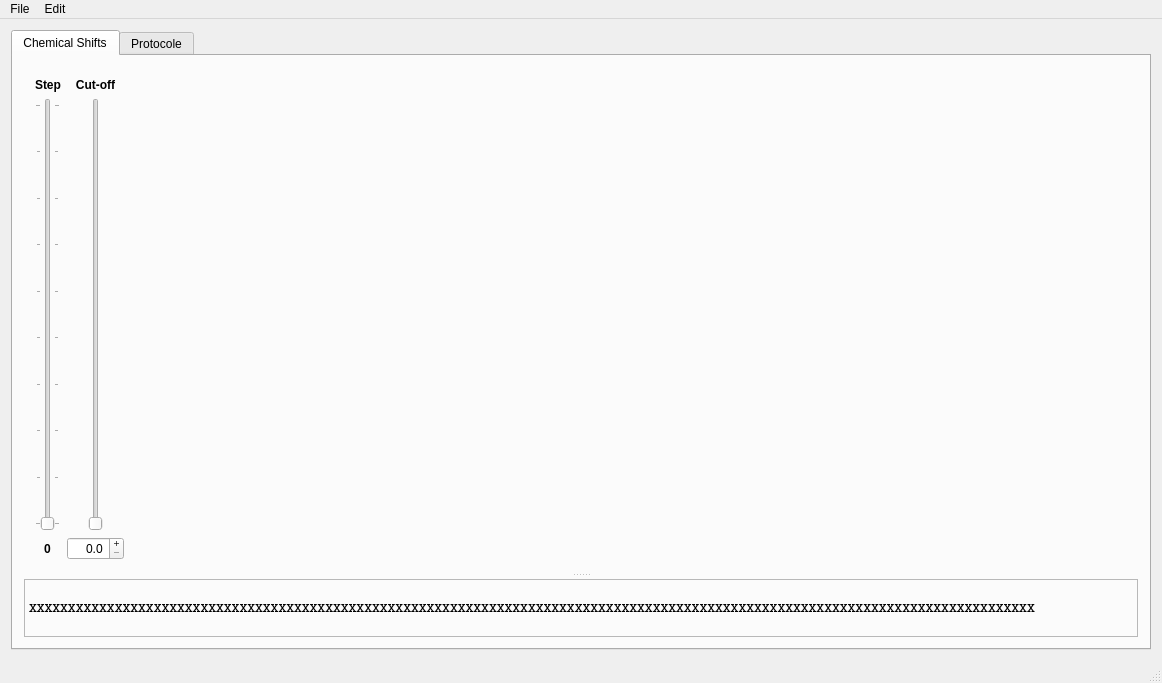
<?xml version="1.0" encoding="UTF-8"?>
<ui version="4.0">
 <class>MainWindow</class>
 <widget class="QMainWindow" name="MainWindow">
  <property name="geometry">
   <rect>
    <x>0</x>
    <y>0</y>
    <width>1162</width>
    <height>683</height>
   </rect>
  </property>
  <property name="windowTitle">
   <string>MainWindow</string>
  </property>
  <widget class="QWidget" name="centralWidget">
   <layout class="QGridLayout" name="gridLayout_4">
    <item row="0" column="0">
     <layout class="QHBoxLayout" name="horizontalLayout">
      <item>
       <widget class="QTabWidget" name="tabs">
        <property name="enabled">
         <bool>true</bool>
        </property>
        <property name="tabPosition">
         <enum>QTabWidget::North</enum>
        </property>
        <property name="tabShape">
         <enum>QTabWidget::Rounded</enum>
        </property>
        <property name="currentIndex">
         <number>0</number>
        </property>
        <property name="documentMode">
         <bool>false</bool>
        </property>
        <widget class="QWidget" name="chemshiftTab">
         <property name="enabled">
          <bool>true</bool>
         </property>
         <property name="sizePolicy">
          <sizepolicy hsizetype="Fixed" vsizetype="Preferred">
           <horstretch>0</horstretch>
           <verstretch>0</verstretch>
          </sizepolicy>
         </property>
         <property name="cursor">
          <cursorShape>ArrowCursor</cursorShape>
         </property>
         <property name="contextMenuPolicy">
          <enum>Qt::PreventContextMenu</enum>
         </property>
         <attribute name="title">
          <string>Chemical Shifts</string>
         </attribute>
         <layout class="QVBoxLayout" name="verticalLayout_3">
          <item>
           <layout class="QGridLayout" name="gridLayout_5">
            <item row="0" column="0">
             <widget class="QSplitter" name="splitter">
              <property name="frameShape">
               <enum>QFrame::NoFrame</enum>
              </property>
              <property name="orientation">
               <enum>Qt::Vertical</enum>
              </property>
              <property name="handleWidth">
               <number>8</number>
              </property>
              <widget class="QWidget" name="graphContainer" native="true">
               <layout class="QHBoxLayout" name="horizontalLayout_3">
                <item>
                 <layout class="QGridLayout" name="sliders_layout" rowstretch="0,0,0,0">
                  <property name="sizeConstraint">
                   <enum>QLayout::SetMinimumSize</enum>
                  </property>
                  <item row="1" column="1">
                   <widget class="QLabel" name="label_4">
                    <property name="font">
                     <font>
                      <weight>75</weight>
                      <bold>true</bold>
                     </font>
                    </property>
                    <property name="text">
                     <string>Cut-off</string>
                    </property>
                    <property name="alignment">
                     <set>Qt::AlignCenter</set>
                    </property>
                   </widget>
                  </item>
                  <item row="3" column="1">
                   <widget class="QDoubleSpinBox" name="cutoffSpinBox">
                    <property name="sizePolicy">
                     <sizepolicy hsizetype="Fixed" vsizetype="Fixed">
                      <horstretch>0</horstretch>
                      <verstretch>0</verstretch>
                     </sizepolicy>
                    </property>
                    <property name="wrapping">
                     <bool>false</bool>
                    </property>
                    <property name="frame">
                     <bool>true</bool>
                    </property>
                    <property name="alignment">
                     <set>Qt::AlignRight|Qt::AlignTrailing|Qt::AlignVCenter</set>
                    </property>
                    <property name="buttonSymbols">
                     <enum>QAbstractSpinBox::PlusMinus</enum>
                    </property>
                    <property name="accelerated">
                     <bool>true</bool>
                    </property>
                    <property name="showGroupSeparator" stdset="0">
                     <bool>false</bool>
                    </property>
                    <property name="decimals">
                     <number>1</number>
                    </property>
                    <property name="singleStep">
                     <double>0.500000000000000</double>
                    </property>
                   </widget>
                  </item>
                  <item row="3" column="0" alignment="Qt::AlignHCenter">
                   <widget class="QLabel" name="stepLabel">
                    <property name="font">
                     <font>
                      <weight>75</weight>
                      <bold>true</bold>
                     </font>
                    </property>
                    <property name="text">
                     <string>0</string>
                    </property>
                    <property name="alignment">
                     <set>Qt::AlignCenter</set>
                    </property>
                   </widget>
                  </item>
                  <item row="1" column="0" alignment="Qt::AlignTop">
                   <widget class="QLabel" name="label_3">
                    <property name="font">
                     <font>
                      <weight>75</weight>
                      <bold>true</bold>
                     </font>
                    </property>
                    <property name="text">
                     <string>Step</string>
                    </property>
                    <property name="scaledContents">
                     <bool>false</bool>
                    </property>
                    <property name="alignment">
                     <set>Qt::AlignCenter</set>
                    </property>
                   </widget>
                  </item>
                  <item row="2" column="1" alignment="Qt::AlignHCenter">
                   <widget class="QSlider" name="cutoffSlider">
                    <property name="cursor">
                     <cursorShape>OpenHandCursor</cursorShape>
                    </property>
                    <property name="toolTip">
                     <string>&lt;html&gt;&lt;head/&gt;&lt;body&gt;&lt;p&gt;Set cut-off&lt;/p&gt;&lt;/body&gt;&lt;/html&gt;</string>
                    </property>
                    <property name="statusTip">
                     <string>Cut-off</string>
                    </property>
                    <property name="layoutDirection">
                     <enum>Qt::LeftToRight</enum>
                    </property>
                    <property name="pageStep">
                     <number>10</number>
                    </property>
                    <property name="value">
                     <number>0</number>
                    </property>
                    <property name="sliderPosition">
                     <number>0</number>
                    </property>
                    <property name="orientation">
                     <enum>Qt::Vertical</enum>
                    </property>
                    <property name="invertedAppearance">
                     <bool>false</bool>
                    </property>
                   </widget>
                  </item>
                  <item row="2" column="0" alignment="Qt::AlignHCenter">
                   <widget class="QSlider" name="stepSlider">
                    <property name="cursor">
                     <cursorShape>OpenHandCursor</cursorShape>
                    </property>
                    <property name="mouseTracking">
                     <bool>false</bool>
                    </property>
                    <property name="toolTip">
                     <string>&lt;html&gt;&lt;head/&gt;&lt;body&gt;&lt;p&gt;Set titration step to view chemical shifts variations&lt;/p&gt;&lt;/body&gt;&lt;/html&gt;</string>
                    </property>
                    <property name="statusTip">
                     <string>Step</string>
                    </property>
                    <property name="layoutDirection">
                     <enum>Qt::LeftToRight</enum>
                    </property>
                    <property name="minimum">
                     <number>1</number>
                    </property>
                    <property name="maximum">
                     <number>10</number>
                    </property>
                    <property name="tracking">
                     <bool>true</bool>
                    </property>
                    <property name="orientation">
                     <enum>Qt::Vertical</enum>
                    </property>
                    <property name="tickPosition">
                     <enum>QSlider::TicksBothSides</enum>
                    </property>
                    <property name="tickInterval">
                     <number>1</number>
                    </property>
                   </widget>
                  </item>
                 </layout>
                </item>
                <item>
                 <widget class="QChartView" name="chartview" native="true">
                  <property name="sizePolicy">
                   <sizepolicy hsizetype="Preferred" vsizetype="Preferred">
                    <horstretch>10</horstretch>
                    <verstretch>0</verstretch>
                   </sizepolicy>
                  </property>
                 </widget>
                </item>
               </layout>
              </widget>
              <widget class="QLabel" name="label_2">
               <property name="font">
                <font>
                 <family>Courier</family>
                 <pointsize>10</pointsize>
                 <weight>75</weight>
                 <bold>true</bold>
                </font>
               </property>
               <property name="frameShape">
                <enum>QFrame::StyledPanel</enum>
               </property>
               <property name="frameShadow">
                <enum>QFrame::Sunken</enum>
               </property>
               <property name="text">
                <string>XXXXXXXXXXXXXXXXXXXXXXXXXXXXXXXXXXXXXXXXXXXXXXXXXXXXXXXXXXXXXXXXXXXXXXXXXXXXXXXXXXXXXXXXXXXXXXXXXXXXXXXXXXXXXXXXXXXXXXXXXXXXXXXXX</string>
               </property>
               <property name="wordWrap">
                <bool>true</bool>
               </property>
               <property name="margin">
                <number>10</number>
               </property>
              </widget>
             </widget>
            </item>
           </layout>
          </item>
         </layout>
        </widget>
        <widget class="QWidget" name="protocoleTab">
         <attribute name="title">
          <string>Protocole</string>
         </attribute>
         <layout class="QVBoxLayout" name="verticalLayout_4">
          <item>
           <layout class="QGridLayout" name="gridLayout" rowstretch="1,10,10,0" columnstretch="4,2,3">
            <item row="0" column="1">
             <widget class="QGroupBox" name="groupBox_2">
              <property name="title">
               <string>Initial Volumes (µL)</string>
              </property>
              <property name="alignment">
               <set>Qt::AlignLeading|Qt::AlignLeft|Qt::AlignVCenter</set>
              </property>
              <property name="flat">
               <bool>false</bool>
              </property>
              <layout class="QVBoxLayout" name="verticalLayout_5">
               <item>
                <layout class="QFormLayout" name="formLayout_6">
                 <property name="fieldGrowthPolicy">
                  <enum>QFormLayout::AllNonFixedFieldsGrow</enum>
                 </property>
                 <property name="labelAlignment">
                  <set>Qt::AlignRight|Qt::AlignTop|Qt::AlignTrailing</set>
                 </property>
                 <property name="formAlignment">
                  <set>Qt::AlignHCenter|Qt::AlignTop</set>
                 </property>
                 <property name="horizontalSpacing">
                  <number>6</number>
                 </property>
                 <property name="leftMargin">
                  <number>0</number>
                 </property>
                 <property name="topMargin">
                  <number>0</number>
                 </property>
                 <property name="rightMargin">
                  <number>0</number>
                 </property>
                 <property name="bottomMargin">
                  <number>0</number>
                 </property>
                 <item row="0" column="0">
                  <widget class="QLabel" name="analyteVolumeLabel_2">
                   <property name="text">
                    <string>Analyte</string>
                   </property>
                  </widget>
                 </item>
                 <item row="0" column="1">
                  <widget class="QDoubleSpinBox" name="analyteInitialVolume">
                   <property name="prefix">
                    <string/>
                   </property>
                   <property name="suffix">
                    <string> µL</string>
                   </property>
                   <property name="minimum">
                    <double>1.000000000000000</double>
                   </property>
                  </widget>
                 </item>
                 <item row="1" column="0">
                  <widget class="QLabel" name="totalVolumeLabel_2">
                   <property name="text">
                    <string>Total</string>
                   </property>
                  </widget>
                 </item>
                 <item row="1" column="1">
                  <widget class="QDoubleSpinBox" name="totalInitialVolume">
                   <property name="suffix">
                    <string> µL</string>
                   </property>
                   <property name="minimum">
                    <double>1.000000000000000</double>
                   </property>
                  </widget>
                 </item>
                </layout>
               </item>
              </layout>
             </widget>
            </item>
            <item row="2" column="2">
             <widget class="QChartView" name="concChartView" native="true">
              <property name="minimumSize">
               <size>
                <width>50</width>
                <height>0</height>
               </size>
              </property>
             </widget>
            </item>
            <item row="0" column="0">
             <widget class="QGroupBox" name="groupBox">
              <property name="font">
               <font>
                <weight>50</weight>
                <bold>false</bold>
               </font>
              </property>
              <property name="title">
               <string>Stock solutions</string>
              </property>
              <property name="alignment">
               <set>Qt::AlignLeading|Qt::AlignLeft|Qt::AlignVCenter</set>
              </property>
              <property name="flat">
               <bool>true</bool>
              </property>
              <property name="checkable">
               <bool>false</bool>
              </property>
              <layout class="QVBoxLayout" name="verticalLayout">
               <item>
                <layout class="QHBoxLayout" name="horizontalLayout_2">
                 <item>
                  <layout class="QFormLayout" name="formLayout_4">
                   <item row="0" column="0">
                    <widget class="QLabel" name="analyteLabel_3">
                     <property name="text">
                      <string>Analyte</string>
                     </property>
                    </widget>
                   </item>
                   <item row="0" column="1">
                    <widget class="QLineEdit" name="analyteName">
                     <property name="maxLength">
                      <number>20</number>
                     </property>
                     <property name="placeholderText">
                      <string>Analyte</string>
                     </property>
                    </widget>
                   </item>
                   <item row="1" column="0">
                    <widget class="QLabel" name="mLabel_3">
                     <property name="text">
                      <string>Concentration</string>
                     </property>
                    </widget>
                   </item>
                   <item row="1" column="1">
                    <widget class="QSpinBox" name="analyteConc">
                     <property name="accelerated">
                      <bool>true</bool>
                     </property>
                     <property name="suffix">
                      <string> µM</string>
                     </property>
                     <property name="minimum">
                      <number>1</number>
                     </property>
                    </widget>
                   </item>
                  </layout>
                 </item>
                 <item>
                  <layout class="QFormLayout" name="formLayout_5">
                   <item row="0" column="0">
                    <widget class="QLabel" name="analyteLabel_4">
                     <property name="text">
                      <string>Titrant</string>
                     </property>
                    </widget>
                   </item>
                   <item row="0" column="1">
                    <widget class="QLineEdit" name="titrantName">
                     <property name="maxLength">
                      <number>20</number>
                     </property>
                     <property name="placeholderText">
                      <string>Titrant</string>
                     </property>
                    </widget>
                   </item>
                   <item row="1" column="0">
                    <widget class="QLabel" name="mLabel_4">
                     <property name="text">
                      <string>Concentration</string>
                     </property>
                    </widget>
                   </item>
                   <item row="1" column="1">
                    <widget class="QSpinBox" name="titrantConc">
                     <property name="accelerated">
                      <bool>true</bool>
                     </property>
                     <property name="suffix">
                      <string> µM</string>
                     </property>
                     <property name="minimum">
                      <number>1</number>
                     </property>
                    </widget>
                   </item>
                  </layout>
                 </item>
                </layout>
               </item>
              </layout>
             </widget>
            </item>
            <item row="1" column="2">
             <widget class="QChartView" name="volumeChartView" native="true"/>
            </item>
            <item row="3" column="0">
             <layout class="QHBoxLayout" name="horizontalLayout_4">
              <item>
               <widget class="QPushButton" name="addStepBtn">
                <property name="text">
                 <string>Add Step</string>
                </property>
                <property name="autoDefault">
                 <bool>false</bool>
                </property>
                <property name="default">
                 <bool>false</bool>
                </property>
                <property name="flat">
                 <bool>false</bool>
                </property>
               </widget>
              </item>
              <item>
               <widget class="QPushButton" name="removeStepBtn">
                <property name="text">
                 <string>Remove Step</string>
                </property>
               </widget>
              </item>
             </layout>
            </item>
            <item row="1" column="0" rowspan="2" colspan="2">
             <widget class="QTableView" name="protocoleTable">
              <property name="sizeAdjustPolicy">
               <enum>QAbstractScrollArea::AdjustToContents</enum>
              </property>
              <property name="editTriggers">
               <set>QAbstractItemView::AllEditTriggers</set>
              </property>
              <property name="selectionBehavior">
               <enum>QAbstractItemView::SelectRows</enum>
              </property>
              <property name="gridStyle">
               <enum>Qt::DashLine</enum>
              </property>
              <attribute name="horizontalHeaderCascadingSectionResizes">
               <bool>false</bool>
              </attribute>
              <attribute name="horizontalHeaderStretchLastSection">
               <bool>true</bool>
              </attribute>
             </widget>
            </item>
           </layout>
          </item>
          <item>
           <layout class="QVBoxLayout" name="verticalLayout_2">
            <item>
             <widget class="QPushButton" name="manageStockBtn">
              <property name="text">
               <string>Manage stock solutions</string>
              </property>
             </widget>
            </item>
            <item>
             <widget class="QComboBox" name="analyteComboBox">
              <property name="currentIndex">
               <number>-1</number>
              </property>
              <item>
               <property name="text">
                <string>New Stock Solution</string>
               </property>
              </item>
             </widget>
            </item>
            <item>
             <widget class="QComboBox" name="titrantComboBox">
              <property name="currentIndex">
               <number>-1</number>
              </property>
              <item>
               <property name="text">
                <string>New Stock Solution</string>
               </property>
              </item>
             </widget>
            </item>
           </layout>
          </item>
         </layout>
        </widget>
       </widget>
      </item>
     </layout>
    </item>
   </layout>
  </widget>
  <widget class="QMenuBar" name="menuBar">
   <property name="geometry">
    <rect>
     <x>0</x>
     <y>0</y>
     <width>1162</width>
     <height>23</height>
    </rect>
   </property>
   <widget class="QMenu" name="menuFile">
    <property name="title">
     <string>File</string>
    </property>
    <addaction name="actionNew"/>
    <addaction name="separator"/>
    <addaction name="actionQuit"/>
   </widget>
   <widget class="QMenu" name="menuEdit">
    <property name="title">
     <string>Edit</string>
    </property>
    <addaction name="actionStock_solutions"/>
   </widget>
   <addaction name="menuFile"/>
   <addaction name="menuEdit"/>
  </widget>
  <widget class="QStatusBar" name="statusBar"/>
  <action name="actionNew">
   <property name="icon">
    <iconset theme="document-new">
     <normaloff>.</normaloff>.</iconset>
   </property>
   <property name="text">
    <string>New experiment</string>
   </property>
   <property name="shortcut">
    <string>Ctrl+N</string>
   </property>
  </action>
  <action name="actionQuit">
   <property name="icon">
    <iconset theme="exit">
     <normaloff>.</normaloff>.</iconset>
   </property>
   <property name="text">
    <string>Quit</string>
   </property>
   <property name="shortcut">
    <string>Ctrl+Q</string>
   </property>
  </action>
  <action name="actionStock_solutions">
   <property name="text">
    <string>Stock solutions</string>
   </property>
  </action>
 </widget>
 <layoutdefault spacing="6" margin="11"/>
 <customwidgets>
  <customwidget>
   <class>QChartView</class>
   <extends>QWidget</extends>
   <header>PyQt5/QtChart</header>
   <container>1</container>
  </customwidget>
 </customwidgets>
 <resources/>
 <connections>
  <connection>
   <sender>actionNew</sender>
   <signal>triggered()</signal>
   <receiver>MainWindow</receiver>
   <slot>setup()</slot>
   <hints>
    <hint type="sourcelabel">
     <x>-1</x>
     <y>-1</y>
    </hint>
    <hint type="destinationlabel">
     <x>580</x>
     <y>332</y>
    </hint>
   </hints>
  </connection>
  <connection>
   <sender>actionQuit</sender>
   <signal>triggered()</signal>
   <receiver>MainWindow</receiver>
   <slot>close()</slot>
   <hints>
    <hint type="sourcelabel">
     <x>-1</x>
     <y>-1</y>
    </hint>
    <hint type="destinationlabel">
     <x>580</x>
     <y>332</y>
    </hint>
   </hints>
  </connection>
  <connection>
   <sender>actionStock_solutions</sender>
   <signal>triggered()</signal>
   <receiver>MainWindow</receiver>
   <slot>edit_stock()</slot>
   <hints>
    <hint type="sourcelabel">
     <x>-1</x>
     <y>-1</y>
    </hint>
    <hint type="destinationlabel">
     <x>580</x>
     <y>332</y>
    </hint>
   </hints>
  </connection>
  <connection>
   <sender>manageStockBtn</sender>
   <signal>clicked()</signal>
   <receiver>MainWindow</receiver>
   <slot>edit_stock()</slot>
   <hints>
    <hint type="sourcelabel">
     <x>245</x>
     <y>312</y>
    </hint>
    <hint type="destinationlabel">
     <x>580</x>
     <y>332</y>
    </hint>
   </hints>
  </connection>
 </connections>
 <slots>
  <slot>setup()</slot>
  <slot>plot(int)</slot>
  <slot>move_line(int)</slot>
  <slot>edit_stock()</slot>
 </slots>
</ui>
